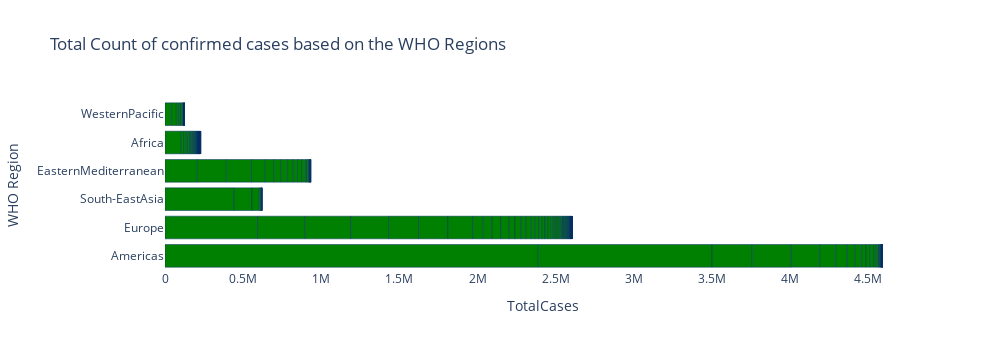

Notebook cell for this chart:
### Code cell
wHOTotal = px.bar(world, x="TotalCases", y="WHO Region",orientation='h',width=1000.,height=350,title='Total Count of confirmed cases based on the WHO Regions')

    wHOTotal.update_layout( plot_bgcolor='white',paper_bgcolor= 'white')
    wHOTotal.update_traces(marker_color='green', marker_line_color='rgb(8,48,107)')

### Figure 1 — Plotly figure (JSON) as saved in the notebook; plotly's stock layout.template omitted (floating-point values rounded to 4 significant figures; data arrays with more than 128 entries replaced by an {"elided": "..."} marker saying what was removed)
{"data": [{"alignmentgroup": "True", "hovertemplate": "TotalCases=%{x}<br>WHO Region=%{y}<extra></extra>", "legendgroup": "", "marker": {"color": "green", "line": {"color": "rgb(8,48,107)"}}, "name": "", "offsetgroup": "", "orientation": "h", "showlegend": false, "textposition": "auto", "type": "bar", "x": {"elided": "209 int values"}, "xaxis": "x", "y": {"elided": "209 str values"}, "yaxis": "y"}], "layout": {"barmode": "relative", "height": 350, "legend": {"tracegroupgap": 0}, "paper_bgcolor": "white", "plot_bgcolor": "white", "title": {"text": "Total Count of confirmed cases based on the WHO Regions"}, "width": 1000, "xaxis": {"anchor": "y", "domain": [0, 1], "title": {"text": "TotalCases"}}, "yaxis": {"anchor": "x", "domain": [0, 1], "title": {"text": "WHO Region"}}}}
